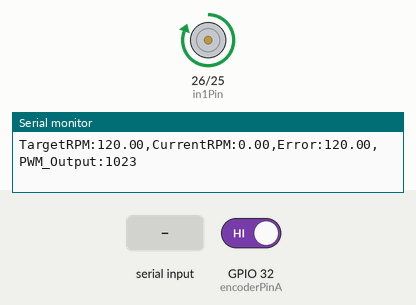
This sketch was run on a simulated ESP32. Parts: motor-driver pin pairs drawn as motors (green arrow = first pin HIGH = forward, orange = second pin HIGH = backward, longer = more drive, scaled by the enable pin), the last lines printed to the serial monitor. The inputs (shaded band) are chosen by the test bench; at power-on: GPIO 32 (encoderPinA) HIGH.

Above: at 1.2 s.
1.3 s: "5\n" received over Serial
At 3.5 s:
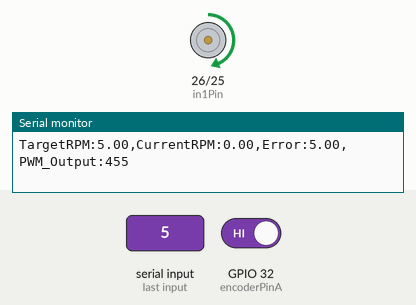
3.8 s: "90,45\n" received over Serial
At 5.5 s:
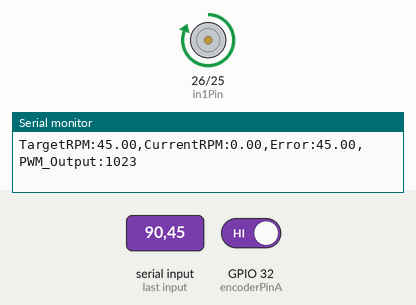
Timing chart, 0 to 7.0 s (numbered marks = the images above; inputs shaded):
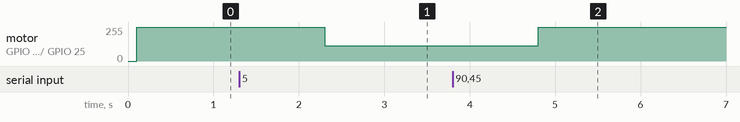

The sketch:

motor_control-rpm.ino
```cpp
// --- PIN DEFINITIONS ---
const int enAPin = 13;
const int in1Pin = 26;
const int in2Pin = 25;
const int encoderPinA = 32;
const int encoderPinB = 33;

const int pwmFreq = 5000;
const int pwmResolution = 10; // 0 - 1023

// --- PARAMETER MOTOR ---
// Cari tahu PPR (Pulse Per Revolution) motor Anda.
// Misal PG45 rasio 1:100 biasanya sekitar 300-700 pulse per putaran poros output.
float PPR = 360.0;

// --- PARAMETER KONTROL ---
float targetRPM = 120.0; // Target kecepatan (RPM)
float Kp = 35;         // Gain P untuk RPM biasanya lebih besar

int minPWM = 280;       // Deadzone Compensation (Hasil tes sebelumnya)

// --- VARIABEL SYSTEM ---
volatile long encoderCount = 0;
long lastEncoderCount = 0;
unsigned long lastTime = 0;
float currentRPM = 0.0;

void setup() {
  Serial.begin(115200);
  pinMode(in1Pin, OUTPUT);
  pinMode(in2Pin, OUTPUT);

  ledcAttach(enAPin, pwmFreq, pwmResolution);

  pinMode(encoderPinA, INPUT_PULLUP);
  pinMode(encoderPinB, INPUT_PULLUP);
  attachInterrupt(digitalPinToInterrupt(encoderPinA), readEncoder, RISING);

  Serial.println("TargetRPM,CurrentRPM,Error,PWM_Output");
}

void loop() {
  // Update Target via Serial
  if (Serial.available() > 0) {
    float input = Serial.parseFloat();
    if (input > 0) targetRPM = input;
  }

  unsigned long now = millis();

  // --- 1. HITUNG RPM (Sampling setiap 100ms) ---
  // Jangan sampling terlalu cepat (misal 10ms) karena resolusi RPM jadi kasar
  if (now - lastTime >= 100) {

    // Hitung berapa pulse terjadi dalam 100ms
    long deltaPulse = encoderCount - lastEncoderCount;
    lastEncoderCount = encoderCount;

    // Rumus: (Pulse / PPR) * (60000ms / SelangWaktu)
    // deltaPulse diambil nilai mutlak (abs) karena RPM selalu positif
    currentRPM = (abs(deltaPulse) / PPR) * (60000.0 / (now - lastTime));
    lastTime = now;

    // --- 2. KONTROLER P UNTUK RPM ---

    float error = targetRPM - currentRPM;

    // Hitung Sinyal Kontrol
    int drivePWM = 0;

    // Hanya aktifkan motor jika target > 0
    if (targetRPM > 0) {
      // Feedforward (minPWM) + Feedback (Error * Kp)
      // Artinya: "Minimal jalan dulu (280), baru tambah tenaga sesuai error"
      drivePWM = minPWM + (error * Kp);

      // Batasi Max
      if (drivePWM > 1023) drivePWM = 1023;
      // Jangan biarkan turun di bawah minPWM jika error masih positif
      if (drivePWM < minPWM) drivePWM = minPWM;
    } else {
      drivePWM = 0;
    }

    // --- 3. EKSEKUSI MOTOR ---
    // Untuk RPM Control, kita asumsikan putaran 1 arah dulu (CW)
    digitalWrite(in1Pin, HIGH);
    digitalWrite(in2Pin, LOW);
    ledcWrite(enAPin, drivePWM);

    // --- 4. SERIAL PLOTTER ---
    Serial.print("TargetRPM:"); Serial.print(targetRPM); Serial.print(",");
    Serial.print("CurrentRPM:"); Serial.print(currentRPM); Serial.print(",");
    Serial.print("Error:"); Serial.print(error); Serial.print(",");
    Serial.print("PWM_Output:"); Serial.println(drivePWM);
  }
}

void readEncoder() {
  if (digitalRead(encoderPinB) > 0) encoderCount++;
  else encoderCount--;
}
```

Measured:
- after the input at 1.3 s, motor on GPIO 26 (in1Pin) / GPIO 25 (in2Pin): forward 255/255 → forward 113/255 after 1.0 s
- after the input at 3.8 s, motor on GPIO 26 (in1Pin) / GPIO 25 (in2Pin): forward 113/255 → forward 255/255 after 1.0 s
